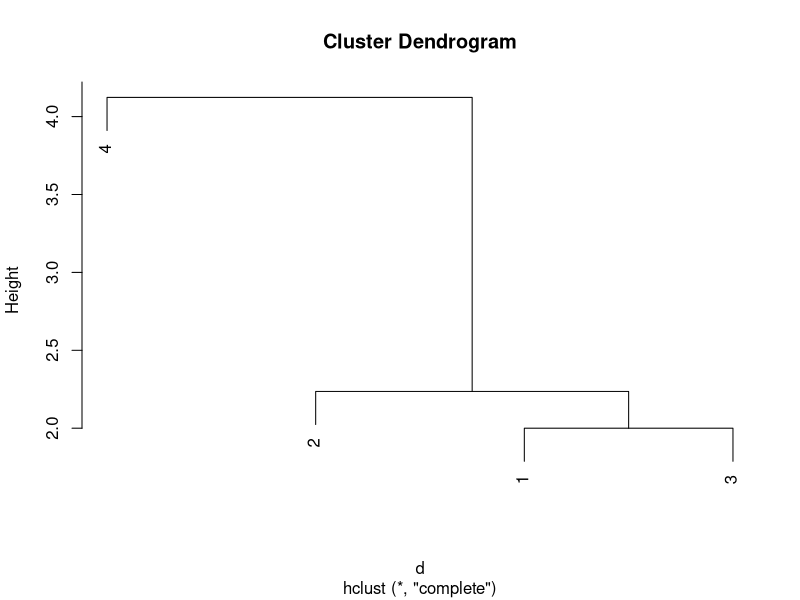

Here is the R script that generated this plot:
data = read.csv('points.csv')

d = dist(data, method='euclidean')

hc = hclust(d)

plot(hc)


#answer
print('correct answer is p1 and p3')
